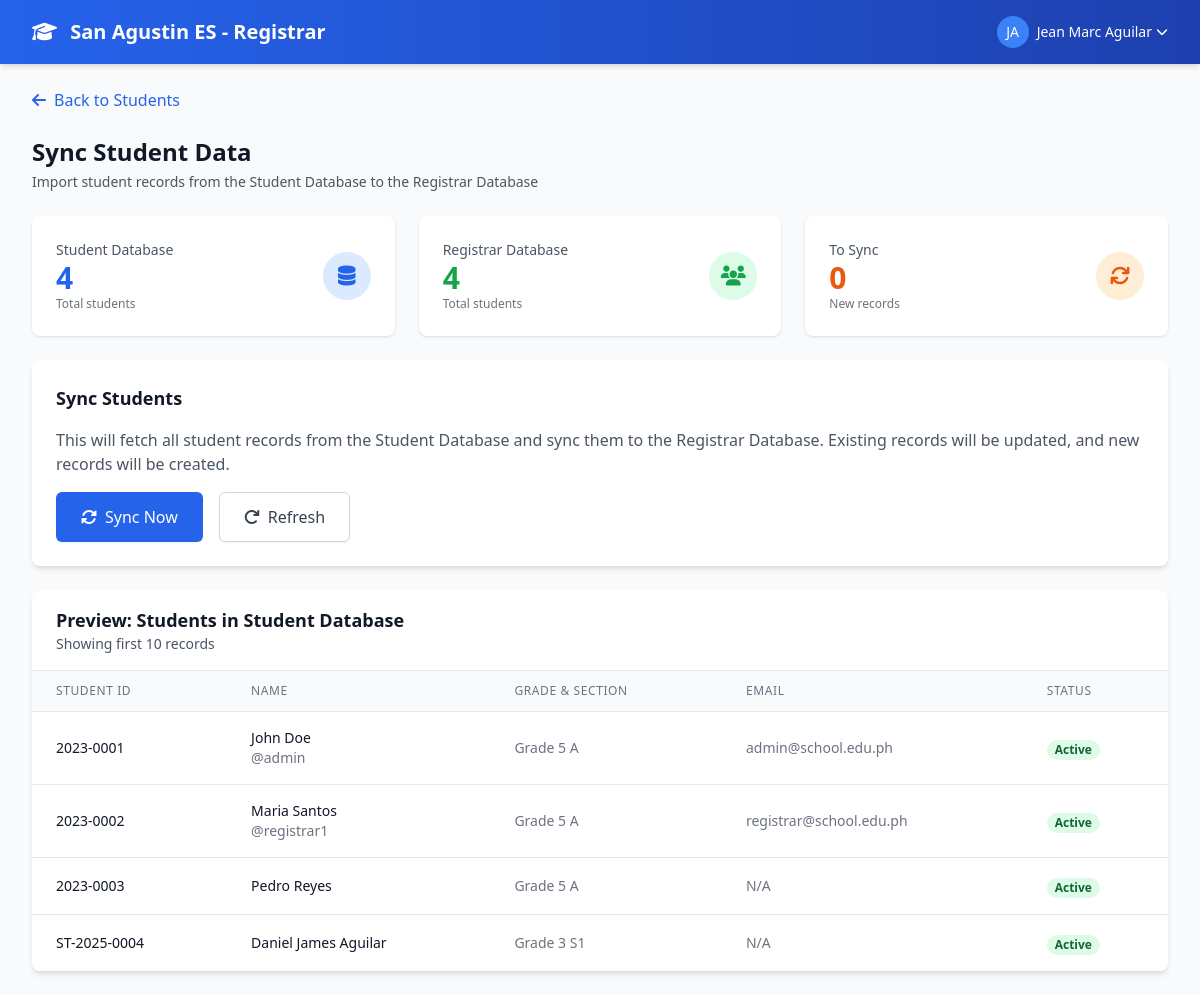
Screenshot of /registrar/sync_students_page.php (signed in) with the database file from the repository.
### tables this page shows
CREATE TABLE `registrars` (
  `id` int(11) NOT NULL,
  `user_id` int(11) NOT NULL,
  `registrar_id` varchar(20) NOT NULL,
  `first_name` varchar(50) NOT NULL,
  `last_name` varchar(50) NOT NULL,
  `contact_number` varchar(20) DEFAULT NULL,
  `created_at` timestamp NOT NULL DEFAULT current_timestamp(),
  `updated_at` timestamp NOT NULL DEFAULT current_timestamp() ON UPDATE current_timestamp()
);

CREATE TABLE `students` (
  `id` int(11) NOT NULL,
  `user_id` int(11) DEFAULT NULL,
  `student_id` varchar(20) NOT NULL,
  `first_name` varchar(50) NOT NULL,
  `last_name` varchar(50) NOT NULL,
  `middle_name` varchar(50) DEFAULT NULL,
  `birthdate` date NOT NULL,
  `gender` enum('Male','Female','Other') DEFAULT NULL,
  `address` text DEFAULT NULL,
  `email` varchar(100) DEFAULT NULL,
  `contact_number` varchar(20) DEFAULT NULL,
  `guardian_name` varchar(100) DEFAULT NULL,
  `guardian_contact` varchar(20) DEFAULT NULL,
  `guardian_relationship` varchar(50) DEFAULT NULL,
  `grade_level` int(11) NOT NULL,
  `section` varchar(10) DEFAULT NULL,
  `school_year` varchar(20) DEFAULT NULL,
  `lrn` varchar(20) DEFAULT NULL,
  `status` enum('Active','Inactive','Transferred','Graduated') DEFAULT 'Active',
  `is_active` tinyint(1) NOT NULL DEFAULT 1,
  `last_login` datetime DEFAULT NULL,
  `created_at` timestamp NOT NULL DEFAULT current_timestamp(),
  `updated_at` timestamp NOT NULL DEFAULT current_timestamp() ON UPDATE current_timestamp()
);

CREATE TABLE `users` (
  `id` int(11) NOT NULL,
  `username` varchar(50) NOT NULL,
  `email` varchar(100) NOT NULL,
  `password` varchar(255) NOT NULL,
  `role` enum('admin','registrar','teacher','student') NOT NULL,
  `is_teacher` tinyint(1) DEFAULT 0,
  `is_active` tinyint(1) NOT NULL DEFAULT 1,
  `last_login` datetime DEFAULT NULL,
  `created_at` timestamp NOT NULL DEFAULT current_timestamp(),
  `updated_at` timestamp NOT NULL DEFAULT current_timestamp() ON UPDATE current_timestamp()
);

### registrar/sync_students_page.php (the view, shortened to what this page needs)
<?php
$database = new Database();
$registrar_conn = $database->getConnection('registrar');
$student_conn = $database->getConnection('student');
$registrar_id = $_SESSION['user_id'];
$registrar = [
    'user_id' => $registrar_id,
    'first_name' => 'Registrar',
    'last_name' => 'User',
];
try {
    $stmt = $registrar_conn->prepare("SELECT * FROM registrars WHERE user_id = ?");
    $stmt->execute([$registrar_id]);
    $db_registrar = $stmt->fetch(PDO::FETCH_ASSOC);
    if ($db_registrar) {
        $registrar = array_merge($registrar, $db_registrar);
    }
} catch (PDOException $e) {
    error_log("Error fetching registrar data: " . $e->getMessage());
}
$initials = '';
if (!empty($registrar['first_name']) && !empty($registrar['last_name'])) {
    $initials = strtoupper(substr($registrar['first_name'], 0, 1) . substr($registrar['last_name'], 0, 1));
} else {
    $initials = 'RU';
}
$student_db_count = 0;
$registrar_db_count = 0;
try {
    $stmt = $student_conn->query("SELECT COUNT(*) as count FROM students");
    $result = $stmt->fetch(PDO::FETCH_ASSOC);
    $student_db_count = $result['count'] ?? 0;
    $stmt = $registrar_conn->query("SELECT COUNT(*) as count FROM students");
    $result = $stmt->fetch(PDO::FETCH_ASSOC);
    $registrar_db_count = $result['count'] ?? 0;
} catch (PDOException $e) {
    error_log("Error fetching student counts: " . $e->getMessage());
}
$preview_students = [];
try {
    $stmt = $student_conn->prepare("
        SELECT s.*, u.email, u.username
        FROM students s
        LEFT JOIN login_db.users u ON s.user_id = u.id
        ORDER BY s.id
        LIMIT 10
    ");
    $stmt->execute();
    $preview_students = $stmt->fetchAll(PDO::FETCH_ASSOC);
} catch (PDOException $e) {
    error_log("Error fetching preview students: " . $e->getMessage());
}
?>
<!DOCTYPE html>
<html lang="en">
<head>
    <script src="https://cdn.tailwindcss.com"></script>
    <link rel="stylesheet" href="https://cdnjs.cloudflare.com/ajax/libs/font-awesome/6.4.0/css/all.min.css">
</head>
<body class="min-h-screen bg-gray-50">
    <header class="bg-gradient-to-r from-blue-600 to-blue-800 text-white shadow-md">
        <div class="max-w-7xl mx-auto px-4 py-4 sm:px-6 lg:px-8 flex justify-between items-center">
            <div class="flex items-center">
                <a href="dashboard.php" class="text-xl font-semibold">
                    <i class="fas fa-graduation-cap mr-2"></i> San Agustin ES - Registrar
                </a>
            </div>
            <div class="flex items-center space-x-4">
                <div class="relative">
                    <button id="user-menu-btn" class="flex items-center text-sm text-white focus:outline-none">
                        <span class="w-8 h-8 rounded-full bg-blue-500 flex items-center justify-center text-white font-medium">
                            <?php echo $initials; ?>
                        </span>
                        <span class="ml-2"><?php echo htmlspecialchars($registrar['first_name'] . ' ' . $registrar['last_name']); ?></span>
                        <i class="fas fa-chevron-down ml-1 text-xs"></i>
                    </button>
                </div>
            </div>
        </div>
    </header>
    <main class="max-w-7xl mx-auto px-4 py-6 sm:px-6 lg:px-8">
        <div class="mb-6">
            <a href="view_students.php" class="inline-flex items-center text-blue-600 hover:text-blue-800">
                <i class="fas fa-arrow-left mr-2"></i> Back to Students
            </a>
        </div>
        <div class="mb-6">
            <h1 class="text-2xl font-bold text-gray-900">Sync Student Data</h1>
            <p class="mt-1 text-sm text-gray-600">
                Import student records from the Student Database to the Registrar Database
            </p>
        </div>
        <div class="grid grid-cols-1 md:grid-cols-3 gap-6 mb-6">
            <div class="bg-white rounded-lg shadow p-6">
                <div class="flex items-center justify-between">
                    <div>
                        <p class="text-sm text-gray-600">Student Database</p>
                        <p class="text-3xl font-bold text-blue-600"><?php echo $student_db_count; ?></p>
                        <p class="text-xs text-gray-500">Total students</p>
                    </div>
                    <div class="w-12 h-12 bg-blue-100 rounded-full flex items-center justify-center">
                        <i class="fas fa-database text-blue-600 text-xl"></i>
                    </div>
                </div>
            </div>
            <div class="bg-white rounded-lg shadow p-6">
                <div class="flex items-center justify-between">
                    <div>
                        <p class="text-sm text-gray-600">Registrar Database</p>
                        <p class="text-3xl font-bold text-green-600"><?php echo $registrar_db_count; ?></p>
                        <p class="text-xs text-gray-500">Total students</p>
                    </div>
                    <div class="w-12 h-12 bg-green-100 rounded-full flex items-center justify-center">
                        <i class="fas fa-users text-green-600 text-xl"></i>
                    </div>
                </div>
            </div>
            <div class="bg-white rounded-lg shadow p-6">
                <div class="flex items-center justify-between">
                    <div>
                        <p class="text-sm text-gray-600">To Sync</p>
                        <p class="text-3xl font-bold text-orange-600"><?php echo max(0, $student_db_count - $registrar_db_count); ?></p>
                        <p class="text-xs text-gray-500">New records</p>
                    </div>
                    <div class="w-12 h-12 bg-orange-100 rounded-full flex items-center justify-center">
                        <i class="fas fa-sync text-orange-600 text-xl"></i>
                    </div>
                </div>
            </div>
        </div>
        <div class="bg-white rounded-lg shadow-md p-6 mb-6">
            <h2 class="text-lg font-semibold text-gray-900 mb-4">Sync Students</h2>
            <p class="text-gray-600 mb-4">
                This will fetch all student records from the Student Database and sync them to the Registrar Database.
                Existing records will be updated, and new records will be created.
            </p>
            <div class="flex items-center space-x-4">
                <button id="sync-btn" onclick="syncStudents()" class="inline-flex items-center px-6 py-3 border border-transparent text-base font-medium rounded-md shadow-sm text-white bg-blue-600 hover:bg-blue-700 focus:outline-none focus:ring-2 focus:ring-offset-2 focus:ring-blue-500">
                    <i class="fas fa-sync-alt mr-2"></i> Sync Now
                </button>
                <button onclick="window.location.reload()" class="inline-flex items-center px-6 py-3 border border-gray-300 text-base font-medium rounded-md shadow-sm text-gray-700 bg-white hover:bg-gray-50 focus:outline-none focus:ring-2 focus:ring-offset-2 focus:ring-blue-500">
                    <i class="fas fa-redo mr-2"></i> Refresh
                </button>
            </div>
        </div>
        <?php if (!empty($preview_students)): ?>
        <div class="bg-white rounded-lg shadow-md overflow-hidden">
            <div class="px-6 py-4 border-b border-gray-200">
                <h2 class="text-lg font-semibold text-gray-900">Preview: Students in Student Database</h2>
                <p class="text-sm text-gray-600">Showing first 10 records</p>
            </div>
            <div class="overflow-x-auto">
                <table class="min-w-full divide-y divide-gray-200">
                    <thead class="bg-gray-50">
                        <tr>
                            <th class="px-6 py-3 text-left text-xs font-medium text-gray-500 uppercase tracking-wider">Student ID</th>
                            <th class="px-6 py-3 text-left text-xs font-medium text-gray-500 uppercase tracking-wider">Name</th>
                            <th class="px-6 py-3 text-left text-xs font-medium text-gray-500 uppercase tracking-wider">Grade & Section</th>
                            <th class="px-6 py-3 text-left text-xs font-medium text-gray-500 uppercase tracking-wider">Email</th>
                            <th class="px-6 py-3 text-left text-xs font-medium text-gray-500 uppercase tracking-wider">Status</th>
                        </tr>
                    </thead>
                    <tbody class="bg-white divide-y divide-gray-200">
                        <?php foreach ($preview_students as $student): ?>
                        <tr>
                            <td class="px-6 py-4 whitespace-nowrap text-sm font-medium text-gray-900">
                                <?php echo htmlspecialchars($student['student_id']); ?>
                            </td>
                            <td class="px-6 py-4 whitespace-nowrap">
                                <div class="text-sm font-medium text-gray-900">
                                    <?php echo htmlspecialchars($student['first_name'] . ' ' . $student['last_name']); ?>
                                </div>
                                <?php if (!empty($student['username'])): ?>
                                <div class="text-sm text-gray-500">@<?php echo htmlspecialchars($student['username']); ?></div>
                                <?php endif; ?>
                            </td>
                            <td class="px-6 py-4 whitespace-nowrap text-sm text-gray-500">
                                Grade <?php echo htmlspecialchars($student['grade_level']); ?>
                                <?php echo !empty($student['section']) ? htmlspecialchars($student['section']) : ''; ?>
                            </td>
                            <td class="px-6 py-4 whitespace-nowrap text-sm text-gray-500">
                                <?php echo htmlspecialchars($student['email'] ?? 'N/A'); ?>
                            </td>
                            <td class="px-6 py-4 whitespace-nowrap">
                                <span class="px-2 inline-flex text-xs leading-5 font-semibold rounded-full
                                    <?php echo ($student['status'] ?? 'Active') === 'Active' ? 'bg-green-100 text-green-800' : 'bg-gray-100 text-gray-800'; ?>">
                                    <?php echo htmlspecialchars($student['status'] ?? 'Active'); ?>
                                </span>
                            </td>
                        </tr>
                        <?php endforeach; ?>
                    </tbody>
                </table>
            </div>
        </div>
        <?php endif; ?>
    </main>
</body>
</html>

### rows the page displays
registrars: initials "JA", first_name+last_name "Jean Marc Aguilar"
students: student "2023-0001", first_name+last_name "John Doe", user.username "admin", grade_level "5", section "A", user.email "admin@school.edu.ph", status "Active"
students: student "2023-0002", first_name+last_name "Maria Santos", user.username "registrar1", grade_level "5", section "A", user.email "registrar@school.edu.ph", status "Active"
students: student "2023-0003", first_name+last_name "Pedro Reyes", grade_level "5", section "A", email "N/A", status "Active"
students: student "ST-2025-0004", first_name+last_name "Daniel James Aguilar", grade_level "3", section "S1", email "N/A", status "Active"

### other values shown
$student_db_count "4"
$registrar_db_count "4"
max(0, $student_db_count - $registrar_db_count) "0"
